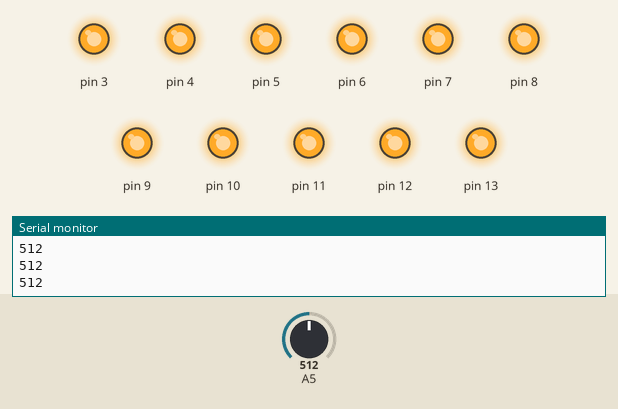
Simulated run of this sketch. Board: Arduino Uno, built with avr-gcc and run on an emulated ATmega328P. On the bench: output pins drawn as LEDs (lit = HIGH), the last lines printed to the serial monitor. The inputs (shaded band) are chosen by the test bench; at power-on: A5 = 512.

Above: at 1.2 s.
1.3 s: A5 set to 94
2.8 s: A5 set to 89
At 3.2 s:
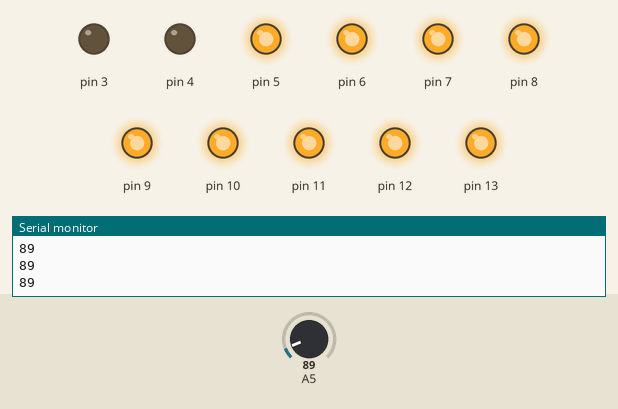
4.3 s: A5 set to 69
At 5.5 s:
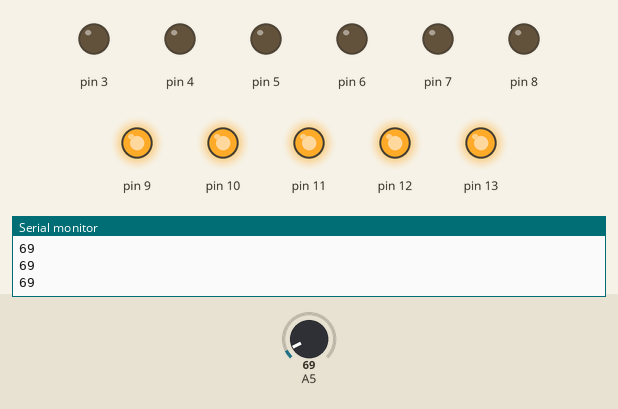
5.8 s: A5 set to 49
At 6.8 s:
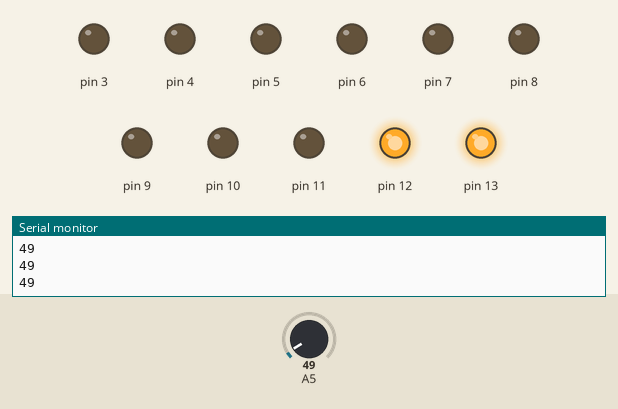
7.3 s: A5 set to 54
At 8.0 s:
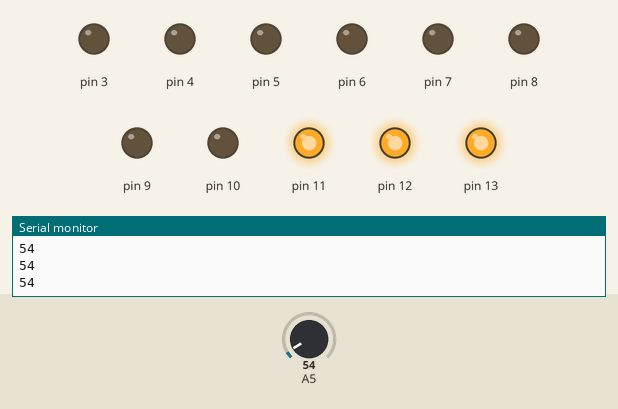
8.8 s: A5 set to 100
At 9.2 s:
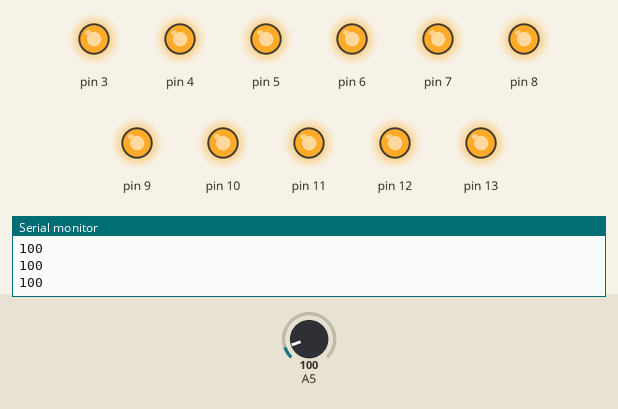
Timing chart, 0 to 11.3 s (numbered marks = the images above; inputs shaded):
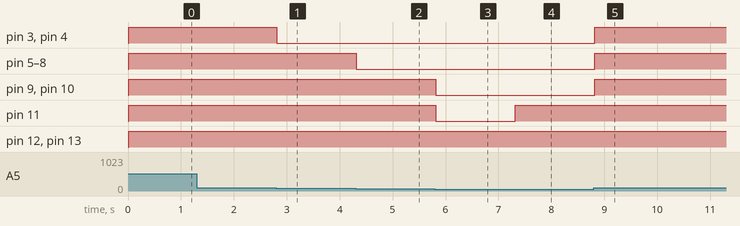

Measured:
- the behaviour switches between 90 and 89 on A5 (found by bisection; images 0 and 1)
- the behaviour switches between 49 and 50 on A5 (found by bisection; images 3 and 4)
- after the input at 2.8 s, pin 3, pin 4: HIGH → LOW at once
- after the input at 4.3 s, pin 5–8: HIGH → LOW at once
- after the input at 5.8 s, pin 9–11: HIGH → LOW at once
- after the input at 7.3 s, pin 11: LOW → HIGH at once
- after the input at 8.8 s, pin 3–10: LOW → HIGH at once

The sketch:

alcohol_sensor_code.ino
```cpp
int smoke = 0;

void setup()
{
  pinMode(A5, INPUT);
  pinMode(13,OUTPUT);
  pinMode(12,OUTPUT);
  pinMode(11,OUTPUT);
  pinMode(10,OUTPUT);
  pinMode(9,OUTPUT);
  pinMode(8,OUTPUT);
  pinMode(7,OUTPUT);
  pinMode(6,OUTPUT);
  pinMode(5,OUTPUT);
  pinMode(4,OUTPUT);
  pinMode(3,OUTPUT);
  Serial.begin(9600);
}

void loop()
{
  smoke = analogRead(A5);
  Serial.println(smoke);
  delay(10);

  // Glow LED's based on intensity of smoke to indicate alcohol level
  if(smoke >= 90)
  {
    digitalWrite(13,HIGH);
    digitalWrite(12,HIGH);
    digitalWrite(11,HIGH);
    digitalWrite(10,HIGH);
    digitalWrite(9,HIGH);
    digitalWrite(8,HIGH);
    digitalWrite(7,HIGH);
    digitalWrite(6,HIGH);
    digitalWrite(5,HIGH);
    digitalWrite(4,HIGH);
    digitalWrite(3,HIGH);
  }
  else
  {
    if(smoke >84)
    {
      digitalWrite(13,HIGH);
    digitalWrite(12,HIGH);
    digitalWrite(11,HIGH);
    digitalWrite(10,HIGH);
    digitalWrite(9,HIGH);
    digitalWrite(8,HIGH);
    digitalWrite(7,HIGH);
    digitalWrite(6,HIGH);
    digitalWrite(5,HIGH);
    digitalWrite(4,LOW);
    digitalWrite(3,LOW);
    }
    else
    {
      if(smoke >79)
      {
        digitalWrite(13,HIGH);
        digitalWrite(12,HIGH);
        digitalWrite(11,HIGH);
        digitalWrite(10,HIGH);
        digitalWrite(9,HIGH);
        digitalWrite(8,HIGH);
        digitalWrite(7,HIGH);
        digitalWrite(6,HIGH);
        digitalWrite(5,LOW);
        digitalWrite(4,LOW);
        digitalWrite(3,LOW);
      }
      else
      {
        if(smoke >74)
        {
          digitalWrite(13,HIGH);
          digitalWrite(12,HIGH);
          digitalWrite(11,HIGH);
          digitalWrite(10,HIGH);
          digitalWrite(9,HIGH);
          digitalWrite(8,HIGH);
          digitalWrite(7,HIGH);
          digitalWrite(6,LOW);
          digitalWrite(5,LOW);
          digitalWrite(4,LOW);
          digitalWrite(3,LOW);
        }
        else
        {
          if(smoke >69)
          {
            digitalWrite(13,HIGH);
            digitalWrite(12,HIGH);
            digitalWrite(11,HIGH);
            digitalWrite(10,HIGH);
            digitalWrite(9,HIGH);
            digitalWrite(8,HIGH);
            digitalWrite(7,LOW);
            digitalWrite(6,LOW);
            digitalWrite(5,LOW);
            digitalWrite(4,LOW);
            digitalWrite(3,LOW);
          }
           else
           {
             if(smoke >64)
             {
                digitalWrite(13,HIGH);
                digitalWrite(12,HIGH);
                digitalWrite(11,HIGH);
                digitalWrite(10,HIGH);
                digitalWrite(9,HIGH);
                digitalWrite(8,LOW);
                digitalWrite(7,LOW);
                digitalWrite(6,LOW);
                digitalWrite(5,LOW);
                digitalWrite(4,LOW);
                digitalWrite(3,LOW);
             }
             else
             {
               if(smoke >59)
               {
                 digitalWrite(13,HIGH);
                 digitalWrite(12,HIGH);
                 digitalWrite(11,HIGH);
                 digitalWrite(10,HIGH);
                 digitalWrite(9,LOW);
                 digitalWrite(8,LOW);
                 digitalWrite(7,LOW);
                 digitalWrite(6,LOW);
                 digitalWrite(5,LOW);
                 digitalWrite(4,LOW);
                 digitalWrite(3,LOW);
               }
               else
               {
                 if(smoke >49)
                 {
                   digitalWrite(13,HIGH);
                   digitalWrite(12,HIGH);
                   digitalWrite(11,HIGH);
                   digitalWrite(10,LOW);
                   digitalWrite(9,LOW);
                   digitalWrite(8,LOW);
                   digitalWrite(7,LOW);
                   digitalWrite(6,LOW);
                   digitalWrite(5,LOW);
                   digitalWrite(4,LOW);
                   digitalWrite(3,LOW);
                 }
                 else
                 {
                   if(smoke >39)
                   {
                      digitalWrite(13,HIGH);
                      digitalWrite(12,HIGH);
                      digitalWrite(11,LOW);
                      digitalWrite(10,LOW);
                      digitalWrite(9,LOW);
                      digitalWrite(8,LOW);
                      digitalWrite(7,LOW);
                      digitalWrite(6,LOW);
                      digitalWrite(5,LOW);
                      digitalWrite(4,LOW);
                      digitalWrite(3,LOW);
                   }
                   else
                   {
                     if(smoke >24)
                     {
                         digitalWrite(13,HIGH);
                         digitalWrite(12,LOW);
                         digitalWrite(11,LOW);
                         digitalWrite(10,LOW);
                         digitalWrite(9,LOW);
                         digitalWrite(8,LOW);
                         digitalWrite(7,LOW);
                         digitalWrite(6,LOW);
                         digitalWrite(5,LOW);
                         digitalWrite(4,LOW);
                         digitalWrite(3,LOW);
                     }
                     else
                     {
                          digitalWrite(13,LOW);
                          digitalWrite(12,LOW);
                          digitalWrite(11,LOW);
                          digitalWrite(10,LOW);
                          digitalWrite(9,LOW);
                          digitalWrite(8,LOW);
                          digitalWrite(7,LOW);
                          digitalWrite(6,LOW);
                          digitalWrite(5,LOW);
                          digitalWrite(4,LOW);
                          digitalWrite(3,LOW);
                     }
                   }
                 }
               }
             }
           }
          }
        }
      }
    }
  delay(10);
}
```
